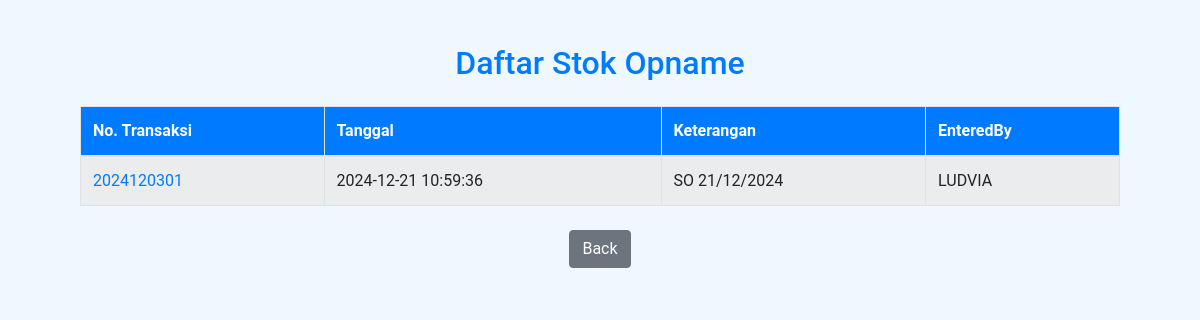
/stok_opname/index.php, run on the app's committed database.
### tables this page shows
CREATE TABLE `stockopname` (
  `NoTransaksi` int(11) NOT NULL,
  `PatnerKey` varchar(10) NOT NULL,
  `Tanggal` datetime DEFAULT NULL,
  `IdLokasi` varchar(100) DEFAULT NULL,
  `ItemGroupKey` int(11) DEFAULT NULL,
  `Keterangan` text DEFAULT NULL,
  `EnteredDate` date DEFAULT NULL,
  `EnteredBy` varchar(100) DEFAULT NULL,
  `Status` varchar(50) DEFAULT NULL
);

### stok_opname/index.php (the view, shortened to what this page needs)
<?php
    include_once("../koneksi.php");
    $result = mysqli_query($mysqli,
    "SELECT
     NoTransaksi, Tanggal, Keterangan, EnteredBy
     FROM
     stockopname
    ");
?>
<!DOCTYPE html>
<html lang="en">
<head>
    <link rel="stylesheet" href="../assets/bootstrap-4.6.2/css/bootstrap.min.css">
    <link rel="stylesheet" href="../assets/style.css">
</head>
<body>
    <div class="container mt-4">
        <h2 class="text-center text-primary">Daftar Stok Opname</h2>
        <table class="table table-striped table-bordered mt-4">
            <thead class="bg-primary text-white">
                <tr>
                    <th>No. Transaksi</th>
                    <th>Tanggal</th>
                    <th>Keterangan</th>
                    <th>EnteredBy</th>
                </tr>
            </thead>
            <tbody class="bg-light">
                <?php
                while ($stokopname = mysqli_fetch_assoc($result)) {
                    echo "<tr>";
                    echo "<td>
                        <a href ='stokopnamedetail.php?NoTransaksi=".$stokopname['NoTransaksi']."'>".$stokopname['NoTransaksi']."</a>
                        </td>";
                    echo "<td>".$stokopname['Tanggal']."</td>";
                    echo "<td>".$stokopname['Keterangan']."</td>";
                    echo "<td>".$stokopname['EnteredBy']."</td>";
                    echo "</tr>";
                }
                ?>
            </tbody>
        </table>
        <div class="text-center mt-4">
            <a href="http://localhost/222220047/" class="btn btn-secondary">Back</a>
        </div>
    </div>
</body>
</html>

### assets/style.css (style rules this page uses)
body { font-family: 'Roboto', sans-serif; margin: 0; padding: 0; background-color: #f0f8ff; color: #333; }
.container { width: 90%; max-width: 1200px; margin: 0 auto; padding: 20px; }

### data on the page
stockopname: NoTransaksi "2024120301", Tanggal "2024-12-21 10:59:36", Keterangan "SO 21/12/2024", EnteredBy "LUDVIA"
